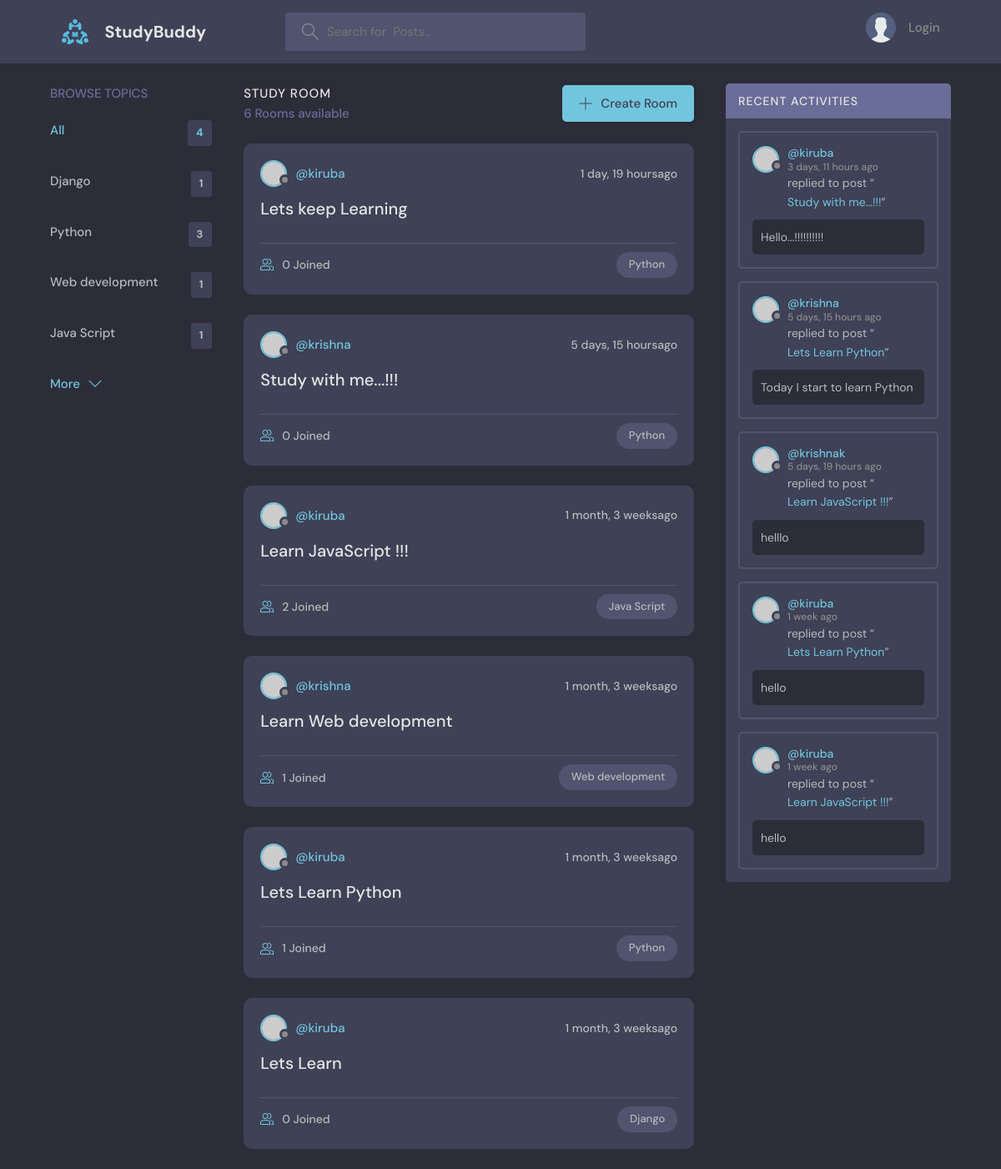
/home/, run on the app's committed database.
### secondapp/models.py (models this page shows, shortened)
class Topic(models.Model):
    topic=models.CharField(max_length=201)

class Room(models.Model):
    host=models.ForeignKey(User,on_delete=models.SET_NULL,null=True)
    topic=models.ForeignKey(Topic,on_delete=models.SET_NULL,null=True)
    name=models.CharField(max_length=200)
    participants=models.ManyToManyField(User,related_name='participants',blank=True)
    description=models.TextField(null=True, blank=True)
    updated=models.DateTimeField(auto_now=True)#actively updated when submit
    created=models.DateTimeField(auto_now_add=True) #added once created
    class Meta:
        ordering=['-updated','-created']
    def __str__(self):
        return str(self.name)

class Messages(models.Model):
    user=models.ForeignKey(User,on_delete=models.CASCADE)
    room=models.ForeignKey(Room,on_delete=models.CASCADE)#on_Delete says that if the Room delete then all the child also deleted
    body=models.TextField()
    updated=models.DateTimeField(auto_now=True)#actively updated when submit
    created=models.DateTimeField(auto_now_add=True) #added once created
    class Meta:
        ordering=['-updated','-created']

### secondapp/views.py (the view)
# urls.py: 2. Add a URL to urlpatterns:  path('', views.home, name='home')
def home(request):
    q=request.GET.get('q') if request.GET.get('q') !=None else ''
    rooms=Room.objects.filter(
        Q(topic__topic__icontains=q)|
        Q(name__icontains=q)|
        Q(description__icontains=q)
        )
    room_count=rooms.count()
    topics=Topic.objects.all()
    room_messages=Messages.objects.filter(Q(room__topic__topic__icontains=q))
    context={'rooms':rooms,'topics':topics,'room_count':room_count,'room_messages':room_messages}
    return render(request,'secondapp/home.html',context)

### secondapp/templates/secondapp/home.html (shortened to what this page needs)
{% extends 'main.html' %}
{% block content %}
    <main class="layout layout--3">
      <div class="container">
        {% include 'secondapp/topic_components.html' %}
        <div class="roomList">
          <div class="roomList__header">
            <div>
              <h2>Study Room</h2>
              <p>{{room_count}} Rooms available</p>
            </div>
            <a class="btn btn--main" href="{% url 'create-room' %}">
              <svg version="1.1" xmlns="http://www.w3.org/2000/svg" width="32" height="32" viewBox="0 0 32 32">
                <title>add</title>
                <path
                  d="M16.943 0.943h-1.885v14.115h-14.115v1.885h14.115v14.115h1.885v-14.115h14.115v-1.885h-14.115v-14.115z"
                ></path>
              </svg>
              Create Room
            </a>
          </div>
          {% include 'secondapp/feed_components.html' %}
        </div>
        {% include 'secondapp/activity_components.html' %}
      </div>
    </main>
    {% endblock %}

### secondapp/templates/secondapp/topic_components.html
<div class="topics">
    <div class="topics__header">
      <h2>Browse Topics</h2>
    </div>
    <ul class="topics__list">
      <li>
        <a href="{% url 'home' %}" class="active">All <span>{{topics.count}}</span></a>
      </li>
      {% for topic in topics %}
      <li>
        <a href="{% url 'home' %}?q={{topic.topic}}">{{topic.topic}} <span>{{topic.room_set.all.count}}</span></a>
      </li>
      {% endfor %}
    </ul>
    <a class="btn btn--link" href="#">
      More
      <svg version="1.1" xmlns="http://www.w3.org/2000/svg" width="32" height="32" viewBox="0 0 32 32">
        <title>chevron-down</title>
        <path d="M16 21l-13-13h-3l16 16 16-16h-3l-13 13z"></path>
      </svg>
    </a>
  </div>

### secondapp/templates/secondapp/feed_components.html (shortened to what this page needs)
{% for name in rooms %}
<div class="roomListRoom">
    <div class="roomListRoom__header">
      <a href="{url 'user-profile' name.host.id%}" class="roomListRoom__author">
        <div class="avatar avatar--small">
          <img src="https://randomuser.me/api/portraits/women/11.jpg" />
        </div>
        <span>@{{name.host.username}}</span>
      </a>
      <div class="roomListRoom__actions">
        <span>{{name.created|timesince}}ago</span>
      </div>
    </div>
    <div class="roomListRoom__content">
      <a href="/room/{{name.id}}">{{name.name}}</a>
    </div>
    <div class="roomListRoom__meta">
      <a href="/room/{{name.id}}" class="roomListRoom__joined">
        {{name.participants.all.count}} Joined
      </a>
      <p class="roomListRoom__topic">{{name.topic.topic}}</p>
    </div>
  </div>
  {% endfor %}

### secondapp/templates/secondapp/activity_components.html (shortened to what this page needs)
<div class="activities">
    <div class="activities__header">
      <h2>Recent Activities</h2>
    </div>
    {% for message in room_messages %}
    <div class="activities__box">
      <div class="activities__boxHeader roomListRoom__header">
        <a href="{% url 'user-profile' message.user.id %}" class="roomListRoom__author">
          <div class="avatar avatar--small">
            <img src="https://randomuser.me/api/portraits/women/11.jpg" />
          </div>
          <p>
            @{{message.user}}
            <span>{{message.created|timesince}} ago</span>
          </p>
        </a>
      </div>
      <div class="activities__boxContent">
        <p>replied to post “<a href="{% url 'room' message.room.id %}">{{message.room}}</a>”</p>
        <div class="activities__boxRoomContent">
          {{message.body}}
        </div>
      </div>
    </div>
    {% endfor %}
</div>

### data on the page
Topic: topic "Django", room_set.all.count "1"
Topic: topic "Python", room_set.all.count "3"
Topic: topic "Web development", room_set.all.count "1"
Topic: topic "Java Script", room_set.all.count "1"
Room: host.username "kiruba", created "1 day, 19 hours", name "Lets keep Learning", participants.all.count "0", topic.topic "Python"
Room: host.username "krishna", created "5 days, 15 hours", name "Study with me...!!!", participants.all.count "0", topic.topic "Python"
Room: host.username "kiruba", created "1 month, 3 weeks", name "Learn JavaScript !!!", participants.all.count "2", topic.topic "Java Script"
Room: host.username "krishna", created "1 month, 3 weeks", name "Learn Web development", participants.all.count "1", topic.topic "Web development"
Room: host.username "kiruba", created "1 month, 3 weeks", name "Lets Learn Python", participants.all.count "1", topic.topic "Python"
Room: host.username "kiruba", created "1 month, 3 weeks", name "Lets Learn", participants.all.count "0", topic.topic "Django"
Messages: user "kiruba", created "3 days, 11 hours", room "Study with me...!!!", body "Hello...!!!!!!!!!!"
Messages: user "krishna", created "5 days, 15 hours", room "Lets Learn Python", body "Today I start to learn Python"
Messages: user "krishnak", created "5 days, 19 hours", room "Learn JavaScript !!!", body "helllo"
Messages: user "kiruba", created "1 week", room "Lets Learn Python", body "hello"
Messages: user "kiruba", created "1 week", room "Learn JavaScript !!!", body "hello"

### other printed values
{{ topics.count }} "4"
{{ room_count }} "6"
